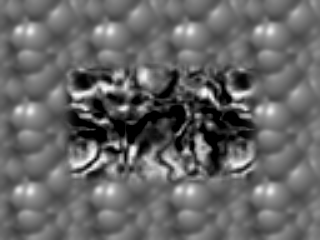
%> input picture ps5/input/TestSeq/Shift0.png, 320 x 240 px; the run also reads 1 picture not shown here
$ octave ps5.m   (GNU Octave 9; MATLAB toolbox functions it lacks are replaced by stand-ins)
%> lines starting %> are read from the running program, lines starting %| are printed output that depends on the picture
### ps5/gradients.m
function [dIdx,dIdy] = gradients(img,sigma,window)

%convert rgb image to greyscale
% img_gray = rgb2gray(img);

%set our sigma for both directions to 1*support value (k)
% sigma = 2;

%define kernel filter (derivative of gaussian)
h = fspecial('gaussian',window,sigma);
[gx,gy] = gradient(h);

%apply the filters to compute image derivatives
dIdx = imfilter(double(img),gx,'symmetric');
dIdy = imfilter(double(img),gy,'symmetric');

end

### ps5/reduce.m
function g = reduce(img,sigma,window,levels)

g = cell(1,levels);
g{1} = img;
for i = 1:(levels-1)
    h = fspecial('gaussian',sigma,window);
    img_filt = imfilter(g{i},h,'symmetric');
    g{i+1} = img_filt(1:2:end,1:2:end);
end
end

### ps5/expand.m
function g = expand(img,sigma,window,levels)

g = cell(1,levels);
g{1} = img;
for i = 1:(levels-1)
% for i =1
    img_expand = zeros(size(g{i})*2);
    img_expand(1:2:end,1:2:end)=g{i};
    h = fspecial('gaussian',window,sigma);
    img_expand = imfilter(img_expand,h,'symmetric')*4;
    g{i+1} = img_expand;
end

end

### ps5/warp.m
function [warpI2]=warp(i2,u,v)
    % warp i2 according to flow field in u v
    % this is a "backwards" warp:
    % if u,v are correct then warpI2==i1
    [M,N]=size(i2);
    [x,y]=meshgrid(1:N,1:M);
    %use Matlab interpolation routine
    warpI3=interp2(x,y,i2,x+u,y+v,'nearest');
    %use Matlab interpolation routine
    warpI2=interp2(x,y,i2,x+u,y+v,'linear');
    I=find(isnan(warpI2));
    warpI2(I)=warpI3(I);
    I=find(warpI2==0);
    warpI2(I)=warpI3(I);

end

### ps5/heirarchy.m
function [u,v] = heirarchy(L,R,sigma,window,levels)

L_pyramid = reduce(L,sigma,window,levels);
R_pyramid = reduce(R,sigma,window,levels);

u_pyramid = cell(size(L_pyramid));
v_pyramid = cell(size(L_pyramid));

u_pyramid{levels} = zeros(size(L_pyramid{levels}));
v_pyramid{levels} = zeros(size(L_pyramid{levels}));

for i = levels:-1:1
    if i~=levels
        u_temp = expand(u_pyramid{i+1},sigma,window,2);
        u_pyramid{i} = 2.*u_temp{2};
        v_temp = expand(v_pyramid{i+1},sigma,window,2);
        v_pyramid{i} = 2.*v_temp{2};
    end
    Wk = warp(double(L_pyramid{i}),...
                     u_pyramid{i}(1:size(L_pyramid{i},1),1:size(L_pyramid{i},2)),...
                     v_pyramid{i}(1:size(L_pyramid{i},1),1:size(L_pyramid{i},2)));
    sigma_lk = 2;
    window_lk = 5;
    [du,dv] = lk(double(Wk),double(R_pyramid{i}),sigma_lk,window_lk);
    u_pyramid{i} = u_pyramid{i}(1:size(L_pyramid{i},1),1:size(L_pyramid{i},2))+du;
    v_pyramid{i} = v_pyramid{i}(1:size(L_pyramid{i},1),1:size(L_pyramid{i},2))+dv;


end

u = u_pyramid{1};
v = v_pyramid{1};


end

### ps5/lk.m
function [u v] = lk(img1,img2,sigma,window_size)
%
% window_size = 3;
% sigma = 1;

[Ix,Iy] = gradients(img2,sigma,window_size);


h = fspecial('gaussian',window_size,sigma);
It = imfilter(double(img2-img1),h,'symmetric');


%solve for u and v over the image

u = zeros(size(img1));
v = zeros(size(img1));

for r = 1:size(img1,1)
    for c = 1:size(img1,2)
        ATA = [Ix(r,c)^2 Ix(r,c)*Iy(r,c);Ix(r,c)*Iy(r,c) Iy(r,c)^2];
        b = [-Ix(r,c)*It(r,c);-Iy(r,c)*It(r,c)];
        result = ATA\b;
        if isnan(result(1)) || abs(result(1))>10
            result(1)=0;
        end
        if isnan(result(2)) || abs(result(2))>10
            result(2)=0;
        end
        u(r,c) = result(1);
        v(r,c) = result(2);
    end
end

end

### ps5/ps5.m
%% PS5 - Optical Flow

%% 1-a

img_0 = imread(fullfile('input\testSeq','Shift0.png'));
%> img_0 is the input picture: size 240x320 uint8; min 0, max 253, mean 101.9
img_1 = imread(fullfile('input\testSeq','ShiftR2.png'));
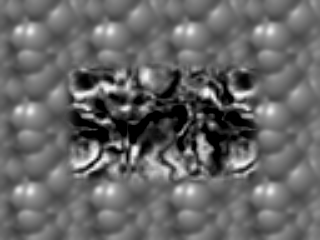
%> input picture ps5/input/TestSeq/ShiftR2.png, 320 x 240 px
%> img_1 is the input picture: size 240x320 uint8; min 0, max 253, mean 101.9

%find gradients of smoothed image (normalised sum)
window_size = 5;
sigma = 2;
h = fspecial('gaussian',window_size,sigma);

[Ix,Iy] = gradients(img_0,sigma,window_size);
It = imfilter(double(img_1-img_0),h,'symmetric');


%solve for u and v over the image

u = zeros(size(img_0));
v = zeros(size(img_0));

for r = 1:size(img_0,1)
    for c = 1:size(img_0,2)
        ATA = [Ix(r,c)^2 Ix(r,c)*Iy(r,c);Ix(r,c)*Iy(r,c) Iy(r,c)^2];
        b = [-Ix(r,c)*It(r,c);-Iy(r,c)*It(r,c)];
        result = ATA\b;
        if isnan(result(1)) || abs(result(1))>50
            result(1)=0;
        end
        if isnan(result(2)) || abs(result(2))>50
            result(2)=0;
        end
        u(r,c) = result(1);
        v(r,c) = result(2);
    end
end
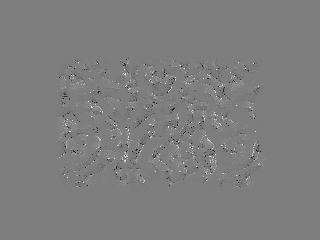
%> v: size 240x320 double; min -48, max 48.86, mean 0; drawn with min black and max white
%> after the loop, result = [0; 0]

imagesc(u)
colormap(jet)
colorbar
figure
imagesc(v)
colormap(jet)
colorbar

%% 2-a reduce

img = imread(fullfile('input\DataSeq1','yos_img_01.jpg'));
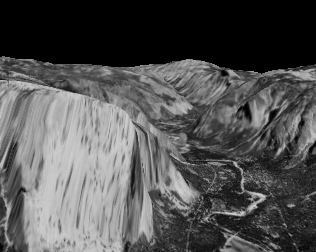
%> input picture ps5/input/DataSeq1/yos_img_01.jpg, 316 x 252 px
%> img is the input picture: size 252x316 uint8; min 0, max 211, mean 83.1
levels = 4;
yos_reduce = reduce(img,1,5,levels);
%> after the loop in reduce, `for i = 1:(levels-1)`: g = 4 items
%> yos_reduce = 4 items
figure
for i = 1:levels
    subplot(2,2,i)
    imshow(imresize(uint8(yos_reduce{i}),size(img)))
end

%% 2-b expand

img = imread(fullfile('input\DataSeq1','yos_img_01.jpg'));
levels = 4;
yos_expand = expand(yos_reduce{end},1,5,levels);
%> after the loop in expand, `for i = 1:(levels-1)`:
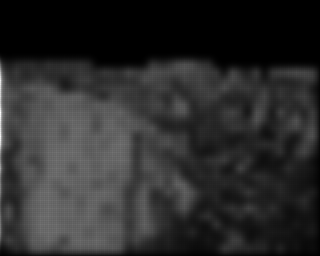
%> img_expand: size 256x320 double; min 0, max 472.9, mean 81.5; drawn with min black and max white
%> yos_expand = 4 items
figure
for i = 1:levels
    subplot(2,2,i)
    imshow(imresize(uint8(yos_expand{i}),size(img)))
end


%% 2-c laplacian pyramid
%yos_reduce{1} is the original image
%yos_expand{1} is the farthest reduced image
%eg. yos_expand{2} is the farthest reduced expanded to yos_reduce{3} size
G4 = yos_reduce{3};
L3 = yos_reduce{3}-yos_expand{2}(1:end-1,1:end-1);
L2 = yos_reduce{2}-yos_expand{3}(1:end-2,1:end-2);
L1 = yos_reduce{1}-yos_expand{4}(1:end-4,1:end-4);
original = L1 + yos_expand{4}(1:end-4,1:end-4);
figure
imshow(original)

%% 3-a LK warping

levels =3;
img_0_pyramid = reduce(imread(fullfile('input\DataSeq1','yos_img_02.jpg')),2,5,levels);
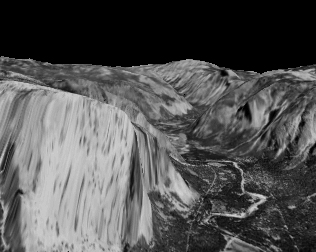
%> input picture ps5/input/DataSeq1/yos_img_02.jpg, 316 x 252 px
img_1_pyramid = reduce(imread(fullfile('input\DataSeq1','yos_img_03.jpg')),2,5,levels);
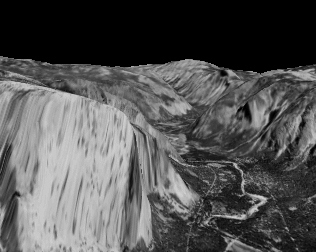
%> input picture ps5/input/DataSeq1/yos_img_03.jpg, 316 x 252 px

img_0_red = img_0_pyramid{end};
img_1_red = img_1_pyramid{end};

%find gradients of smoothed image (normalised sum)
window_size = 3;
sigma = 1;

[Ix,Iy] = gradients(img_1_red,sigma,window_size);


h = fspecial('gaussian',window_size,sigma);
It = imfilter(double(img_1_red-img_0_red),h,'symmetric');
%> It: size 63x79 double


%solve for u and v over the image

u = zeros(size(img_0_red));
v = zeros(size(img_0_red));

for r = 1:size(img_0_red,1)
    for c = 1:size(img_0_red,2)
        ATA = [Ix(r,c)^2 Ix(r,c)*Iy(r,c);Ix(r,c)*Iy(r,c) Iy(r,c)^2];
        b = [-Ix(r,c)*It(r,c);-Iy(r,c)*It(r,c)];
        result = ATA\b;
        if isnan(result(1)) || abs(result(1))>10
            result(1)=0;
        end
        if isnan(result(2)) || abs(result(2))>10
            result(2)=0;
        end
        u(r,c) = result(1);
        v(r,c) = result(2);
    end
end
%> u: size 63x79 double
%> v: size 63x79 double
%> after the loop, result = [1.18; -0.447]

%% warp it

warpi2 = warp(double(img_1_red),u,v);
%> in warp, `I=find(isnan(warpI2));`: I = 123 values from 14 to 4977
%> in warp, `I=find(warpI2==0);`: I = 1188 values from 1 to 4929
imshow(img_0_red)
figure
imshow(img_1_red)
figure
imshow(uint8(warpi2))


%% 4-a
levels = 4;
sigma = 2;
window = 5;
L = imread(fullfile('input\DataSeq1','yos_img_01.jpg'));
R = imread(fullfile('input\DataSeq1','yos_img_03.jpg'));
%> R is the input picture: size 252x316 uint8; min 0, max 210, mean 83.8
[u,v] = heirarchy(L,R,sigma,window,levels);
%> in heirarchy, `L_pyramid = reduce(L,sigma,window,levels);`: L_pyramid = 4 items
%> in heirarchy, `u_pyramid = cell(size(L_pyramid));`: u_pyramid = {[], [], [], []}
%> after the loop in heirarchy, `for i = levels:-1:1`: u_pyramid = 4 items
%> in heirarchy, `v = v_pyramid{1};`:
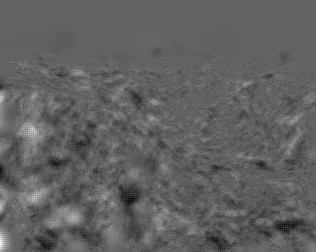
%> v: size 252x316 double; min -45.28, max 71.8, mean -0.6; drawn with min black and max white

%%
warpi2 = warp(double(L),u,v);
imshow(L)
figure
imshow(uint8(warpi2))
figure
imshow(R)

%% 4-c
levels = 7;
sigma = 2;
window = 5;
L = rgb2gray(imread(fullfile('input\DataSeq2','0.png')));
%> (the run ends here)
